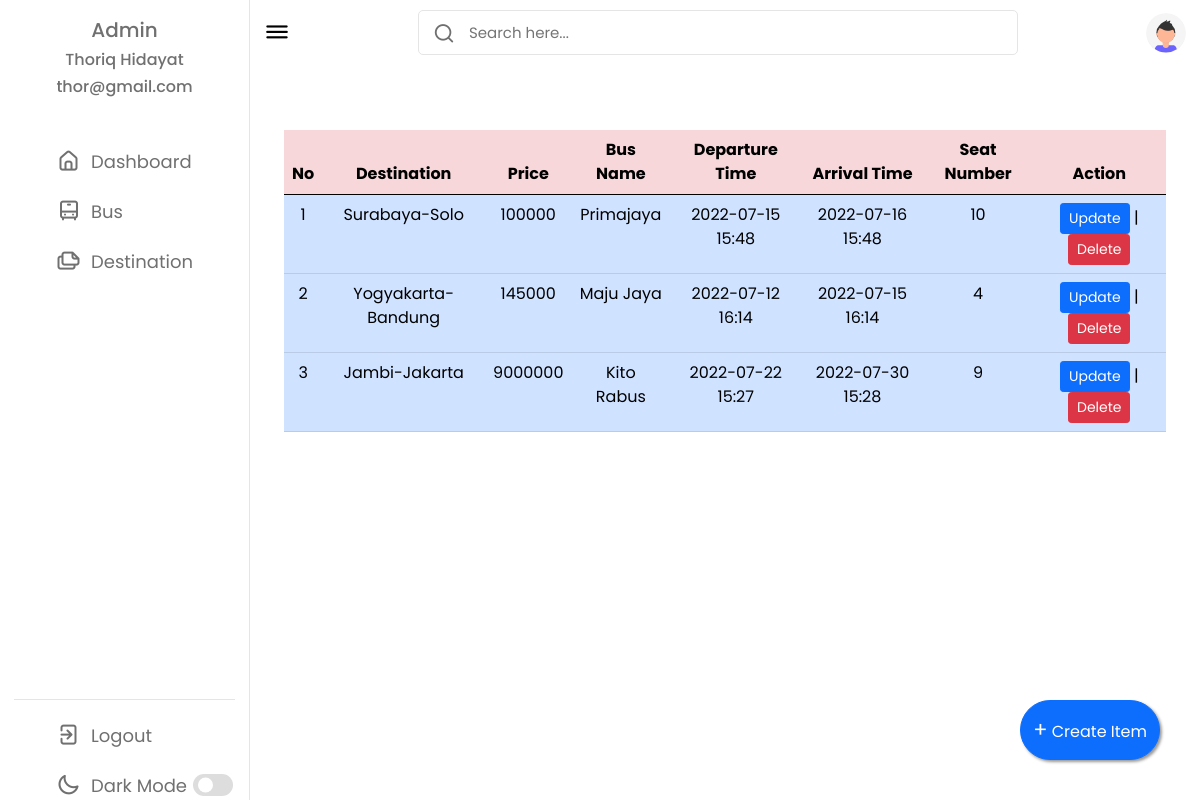
Screenshot of /dashboard.php (signed in) with the database file from the repository.
### tables this page shows
CREATE TABLE `user_profile` (
  `profile_id` int(11) NOT NULL,
  `fullname` varchar(30) NOT NULL,
  `username` varchar(30) NOT NULL,
  `email` varchar(30) NOT NULL
);

CREATE TABLE `ticket` (
  `ticket_id` varchar(8) NOT NULL,
  `destination_id` varchar(8) NOT NULL,
  `price` int(11) NOT NULL,
  `bus_id` varchar(8) NOT NULL,
  `seat_number` int(11) NOT NULL,
  `departure_time` text NOT NULL,
  `arrival_time` text NOT NULL
);

CREATE TABLE `bus` (
  `bus_id` varchar(8) NOT NULL,
  `bus_name` varchar(15) NOT NULL,
  `capacity` int(3) NOT NULL,
  `departure_location` varchar(50) NOT NULL,
  `bus_type` varchar(15) NOT NULL
);

CREATE TABLE `destination` (
  `destination_id` varchar(8) NOT NULL,
  `destination_name` varchar(15) NOT NULL,
  `quantity` int(11) NOT NULL,
  `terminal_name` varchar(30) NOT NULL,
  `terminal_address` varchar(30) NOT NULL
);

### dashboard.php (the view, shortened to what this page needs)
<?php
include "./data/config.php";
$result = mysqli_query($mysqli, "SELECT * FROM user_profile WHERE username = 'admin'");
$userProfle = mysqli_fetch_array($result);
?>
<!DOCTYPE html>
<html lang="en">
<head>
  <link rel="stylesheet" href="style.css" />
  <link rel="stylesheet" href="https://unicons.iconscout.com/release/v4.0.0/css/line.css" />
  <link href="https://cdn.jsdelivr.net/npm/bootstrap@5.0.2/dist/css/bootstrap.min.css" rel="stylesheet">
</head>
<body>
  <nav>
    <div class="brand-name mt-2 text-center">
      <h5>Admin</h5>
      <h6 style="color: #707070;"><?php echo $userProfle['fullname']; ?></h6>
      <h6 style="color: #707070;"><?php echo $userProfle['email']; ?></h6>
    </div>
    <div class="menu-items">
      <ul class="nav-links">
        <li>
          <a href="dashboard.php">
            <i class="uil uil-estate"></i>
            <span class="link-name">Dashboard</span>
          </a>
        </li>
        <li>
          <a href="bus.php">
            <i class="uil uil-bus"></i>
            <span class="link-name">Bus</span>
          </a>
        </li>
        <li>
          <a href="destination.php">
            <i class="uil uil-files-landscapes"></i>
            <span class="link-name">Destination</span>
          </a>
        </li>
      </ul>
      <ul class="logout-mode">
        <li>
          <a href="?action=logout">
            <i class="uil uil-signout"></i>
            <span class="link-name">Logout</span>
          </a>
        </li>
        <li class="mode">
          <a href="#">
            <i class="uil uil-moon"></i>
            <span class="link-name">Dark Mode</span>
          </a>
          <div class="mode-toggle">
            <span class="switch"></span>
          </div>
        </li>
      </ul>
    </div>
  </nav>
  <section class="dashboard">
    <div class="top">
      <i class="uil uil-bars sidebar-toggle"></i>
      <div class="search-box">
        <i class="uil uil-search"></i>
        <form method="POST">
          <input type="search" name="search" placeholder="Search here..." formaction="/dashboard.php" />
        </form>
      </div>
      <img src="images/avatar.svg" alt="avatar" />
    </div>
    <div class="dash-content">
      <div class="overview">
        <table class="table table-primary caption-top">
          <thead class="table table-danger">
            <tr class="text-center">
              <th scope="col">No</th>
              <th scope="col">Destination</th>
              <th scope="col">Price</th>
              <th scope="col">Bus Name</th>
              <th scope="col">Departure Time</th>
              <th scope="col">Arrival Time</th>
              <th scope="col">Seat Number</th>
              <th scope="col">Action</th>
            </tr>
          </thead>
          <tbody class="text-center">
            <?php
            include "./data/config.php";
            if (isset($_POST['search'])) {
              $result = mysqli_query($mysqli, "SELECT ticket_id, destination_name, price, bus_name, departure_time, departure_location, arrival_time, seat_number FROM ticket JOIN destination ON (ticket.destination_id = destination.destination_id) JOIN bus ON (ticket.bus_id = bus.bus_id) WHERE LOWER(destination_name) LIKE '%$_POST[search]%' OR LOWER(departure_location) LIKE '%$_POST[search]%' ORDER BY price");
            } else {
              $result = mysqli_query($mysqli, "SELECT ticket_id, destination_name, price, bus_name, departure_time, departure_location, arrival_time, seat_number FROM ticket JOIN destination ON (ticket.destination_id = destination.destination_id) JOIN bus ON (ticket.bus_id = bus.bus_id) ORDER BY price");
            }
            $no = 1;
            while ($travel = mysqli_fetch_array($result)) {
              echo "<tr>";
              echo "<td>" . $no . "</td>";
              echo "<td>" . ucwords($travel['departure_location']) . "-" . ucwords($travel['destination_name']) . "</td>";
              echo "<td>" . $travel['price'] . "</td>";
              echo "<td>" . ucwords($travel['bus_name']) . "</td>";
              echo "<td>" . $travel['departure_time'] . "</td>";
              echo "<td>" . $travel['arrival_time'] . "</td>";
              echo "<td>" . $travel['seat_number'] . "</td>";
              $ticketId = $travel['ticket_id'];
              echo "<td><a class='btn btn-primary btn-sm btn-update' href='update-ticket.php?ticket_id=$ticketId' role='button'>Update</a> | <a class='btn btn-danger btn-sm' href='?ticket_id=$ticketId&action=delete' role='button'>Delete</a></td>";
              echo "</tr>";
              $no++;
            }
            ?>
          </tbody>
        </table>
      </div>
    </div>
    <button formmethod="POST" type="submit" name="insert" value="insert" class="btn btn-primary rounded-pill float-button" data-bs-toggle="modal" data-bs-target="#insertModal"><span>+</span> Create Item</button>
  </section>
</body>
</html>

### style.css (style rules this page uses)
* { margin: 0; padding: 0; box-sizing: border-box; font-family: 'Poppins', sans-serif; }
:root { --primary-color: #0e4bf1; --panel-color: #fff; --text-color: #000; --black-light-color: #707070; --border-color: #e6e5e5; --toggle-color: #ddd; --box1-color: #4da3ff; --box2-color: #ffe6ac; --box3-color: #e7d1fc; --title-icon-color: #fff; --tran-05: all 0.5s ease; --tran-03: all 0.3s ease; --tran-03: all 0.2s ease; }
body { min-height: 100vh; background-color: var(--primary-color); }
nav { position: fixed; top: 0; left: 0; height: 100%; width: 250px; padding: 10px 14px; background-color: var(--panel-color); border-right: 1px solid var(--border-color); transition: var(--tran-05); }
.brand-name { color: #707070; }
nav .menu-items { margin-top: 40px; height: calc(100% - 90px); display: flex; flex-direction: column; justify-content: space-between; }
.menu-items li { list-style: none; }
.menu-items li a { display: flex; align-items: center; height: 50px; text-decoration: none; position: relative; }
.menu-items li a i { font-size: 24px; min-width: 45px; height: 100%; display: flex; align-items: center; justify-content: center; color: var(--black-light-color); }
.menu-items li a .link-name { font-size: 18px; font-weight: 400; color: var(--black-light-color); transition: var(--tran-05); }
.menu-items .logout-mode { padding-top: 10px; border-top: 1px solid var(--border-color); }
.menu-items .mode { display: flex; align-items: center; white-space: nowrap; }
.menu-items .mode-toggle { position: absolute; right: 14px; height: 50px; min-width: 45px; display: flex; align-items: center; justify-content: center; cursor: pointer; }
.mode-toggle .switch { position: relative; display: inline-block; height: 22px; width: 40px; border-radius: 25px; background-color: var(--toggle-color); }
.switch:before { content: ''; position: absolute; left: 5px; top: 50%; transform: translateY(-50%); height: 15px; width: 15px; background-color: var(--panel-color); border-radius: 50%; transition: var(--tran-03); }
.dashboard { position: relative; left: 250px; background-color: var(--panel-color); min-height: 100vh; width: calc(100% - 250px); padding: 10px 14px; transition: var(--tran-05); }
.dashboard .top { position: fixed; top: 0; left: 250px; display: flex; width: calc(100% - 250px); justify-content: space-between; align-items: center; padding: 10px 14px; background-color: var(--panel-color); transition: var(--tran-05); z-index: 10; }
.dashboard .top .sidebar-toggle { font-size: 26px; color: var(--text-color); cursor: pointer; }
.dashboard .top .search-box { position: relative; height: 45px; max-width: 600px; width: 100%; margin: 0 30px; }
.top .search-box input { position: absolute; border: 1px solid var(--border-color); background-color: var(--panel-color); padding: 0 25px 0 50px; border-radius: 5px; height: 100%; width: 100%; color: var(--text-color); font-size: 15px; font-weight: 400; outline: none; }
.top .search-box i { position: absolute; left: 15px; font-size: 22px; z-index: 10; top: 50%; transform: translateY(-50%); color: var(--black-light-color); }
.top img { width: 40px; border-radius: 50%; }
.dashboard .dash-content { padding-top: 100px; }
.overview { padding: 20px; }
.float-button { position: fixed; height: 60px; bottom: 40px; right: 40px; box-shadow: 2px 2px 3px #999; }
.float-button span { font-size: 21px; }

### rows the page displays
user_profile: fullname "Thoriq Hidayat", email "thor@gmail.com"
ticket: bus.departure_location "Surabaya", destination.destination_name "Solo", price "100000", bus.bus_name "Primajaya", departure_time "2022-07-15 15:48", arrival_time "2022-07-16 15:48", seat_number "10"
ticket: bus.departure_location "Yogyakarta", destination.destination_name "Bandung", price "145000", bus.bus_name "Maju Jaya", departure_time "2022-07-12 16:14", arrival_time "2022-07-15 16:14", seat_number "4"
ticket: bus.departure_location "Jambi", destination.destination_name "Jakarta", price "9000000", bus.bus_name "Kito Rabus", departure_time "2022-07-22 15:27", arrival_time "2022-07-30 15:28", seat_number "9"
